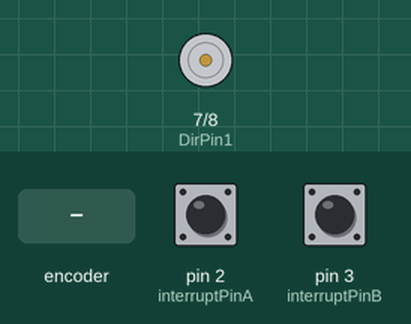
Bench run of a sketch on a simulated Arduino Uno, built with avr-gcc and run on an emulated ATmega328P. Shown: motor-driver pin pairs drawn as motors (green arrow = first pin HIGH = forward, orange = second pin HIGH = backward, longer = more drive, scaled by the enable pin). The inputs (shaded band) are chosen by the test bench; at power-on: pin 2 (interruptPinA) HIGH, pin 3 (interruptPinB) HIGH. What the sketch prints to the serial monitor is not drawn.

Above: at 1.2 s.
1.3 s: rotary encoder on pin 2 (interruptPinA) / pin 3 (interruptPinB) turned 1 step (first pin leading)
3.0 s: rotary encoder on pin 2 (interruptPinA) / pin 3 (interruptPinB) turned 2 steps (second pin leading)
Timing chart, 0 to 6.0 s (numbered marks = the images above; inputs shaded):
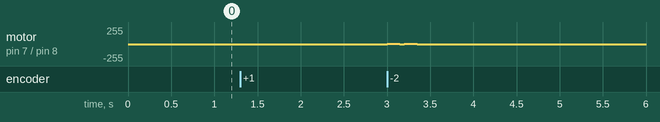

Measured:
- after the input at 1.3 s, motor on pin 7 (DirPin1) / pin 8 (DirPin2): stopped → backward 1/255 at once, → backward 4/255 0.05 s later, → backward 2/255 0.05 s later, → stopped 0.05 s later

The sketch:

pid-control-dc-motor.ino
```cpp
float kp = 0.1;
float ki = 0.00015 ;//0.00005 ;//0.00015 ;
float kd = 0;

unsigned long t;
unsigned long t_prev = 0;

const byte interruptPinA = 2;
const byte interruptPinB = 3;
volatile long EncoderCount = 0;
const byte PWMPin = 6;
const byte DirPin1 = 7;
const byte DirPin2 = 8;

volatile unsigned long count = 0;
unsigned long count_prev = 0;

float Theta, RPM, RPM_d;
float Theta_prev = 0;
int dt;


float e, e_prev = 0, inte, inte_prev = 0;

float dedt;
float u;


void ISR_EncoderA() {
  bool PinB = digitalRead(interruptPinB);
  bool PinA = digitalRead(interruptPinA);

  if (PinB == LOW) {
    if (PinA == HIGH) {
      EncoderCount++;
    }
    else {
      EncoderCount--;
    }
  }

  else {
    if (PinA == HIGH) {
      EncoderCount--;
    }
    else {
      EncoderCount++;
    }
  }
}


void ISR_EncoderB() {
  bool PinB = digitalRead(interruptPinA);
  bool PinA = digitalRead(interruptPinB);

  if (PinA == LOW) {
    if (PinB == HIGH) {
      EncoderCount--;
    }
    else {
      EncoderCount++;
    }
  }

  else {
    if (PinB == HIGH) {
      EncoderCount++;
    }
    else {
      EncoderCount--;
    }
  }
}


void setMotor(int dir, int pwmVal, int pwm, int in1, int in2) {
  analogWrite(pwm, pwmVal);    //Set speed
  if (dir == 1) {              //if dir = 1, rotate one way
    digitalWrite(in1, HIGH);
    digitalWrite(in2, LOW);
  }
  else if (dir == -1) {       //if dir = -1, rotate ohter way
    digitalWrite(in1, LOW);
    digitalWrite(in2, HIGH);
  }
  else {                    //if dir = 0,do not rotate
    digitalWrite(in1, LOW);
    digitalWrite(in2, LOW);
  }


}


void setup() {
  Serial.begin(9600);
  pinMode(interruptPinA, INPUT_PULLUP);
  pinMode(interruptPinB, INPUT_PULLUP);
  attachInterrupt(digitalPinToInterrupt(interruptPinA), ISR_EncoderA, CHANGE);
  attachInterrupt(digitalPinToInterrupt(interruptPinB), ISR_EncoderB, CHANGE);
  pinMode(DirPin1, OUTPUT);
  pinMode(DirPin2, OUTPUT);

  cli();
  TCCR1A = 0;
  TCCR1B = 0;
  TCNT1 = 0;
  OCR1A = 12499;
  TCCR1B |= (1 << WGM12);
  TCCR1B |= (1 << CS11 | 1 << CS10);
  TIMSK1 |= (1 << OCIE1A);
  sei();
}

void loop() {
  if (count > count_prev) {
    t = millis();

    dt = (t - t_prev);
    RPM_d = 0;

    e = RPM_d - RPM;

    inte = inte_prev + (dt * (e + e_prev) / 2); //Trapezoidal rule    inte+=inte*dt;

    dedt = (e - e_prev) / dt;

    u = kp * e + kd * dedt + ki * inte;


    float pwr = fabs(u);
    if (pwr > 255) {
      pwr = 255;
    }

    int dir = 1;
    if (u < 0) {
      dir = -1;
    }

    setMotor(dir, pwr, PWMPin, DirPin1, DirPin2);

    //Theta_prev = Theta;
    count_prev = count;
    t_prev = t;
    inte_prev = inte;
    e_prev = e;
    Serial.println("rpm: ");
    Serial.println(RPM);


  }
}

ISR(TIMER1_COMPA_vect) {
  count++;
  Theta = EncoderCount / 64.0;
  RPM = (Theta - Theta_prev) / (50 / 1000.0) * 60;
  Theta_prev = Theta;
  // Serial.print(count ); Serial.print(" \n");
}
```
